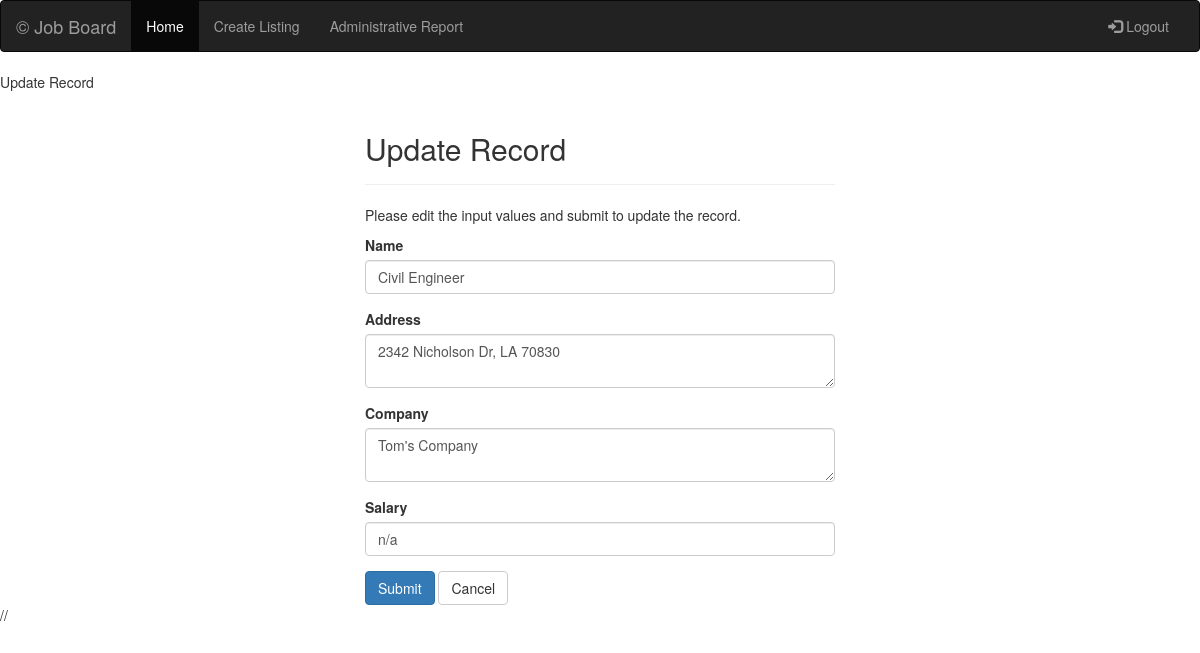
Screenshot of /jobapp/recruiter/update.php?id=17 with the database file from the repository.
### tables this page shows
CREATE TABLE `Job_Opening` (
  `id` int(11) NOT NULL,
  `name` varchar(100) NOT NULL,
  `address` varchar(100) NOT NULL,
  `company` varchar(100) NOT NULL,
  `salary` varchar(100) NOT NULL,
  `sc_email` varchar(100) NOT NULL,
  `Date` timestamp NULL DEFAULT CURRENT_TIMESTAMP,
  `Field` varchar(20) DEFAULT NULL,
  `State` varchar(2) DEFAULT NULL,
  `Education` varchar(15) NOT NULL
);

### jobapp/recruiter/update.php (the view, shortened to what this page needs)
<?php include 'inc/rheader2.php' ?>
<?php
require_once '../config/app_config.php';
$name = $address = $company = $salary = "";
$name_err = $address_err = $company_err = $salary_err = "";
if(isset($_POST["id"]) && !empty($_POST["id"])){
    $id = $_POST["id"];
    $input_name = trim($_POST["name"]);
    if(empty($input_name)){
        $name_err = "Please enter a name.";
    } elseif(!filter_var($input_name, FILTER_VALIDATE_REGEXP, array("options"=>array("regexp"=>"/^[a-zA-Z\s]+$/")))){
        $name_err = "Please enter a valid name.";
    } else{
        $name = $input_name;
    }
    $input_address = trim($_POST["address"]);
    if(empty($input_address)){
        $address_err = "Please enter the salary amount.";
    } elseif(!ctype_digit($input_address)){
        $address_err = "Please enter a positive integer value.";
    } else{
        $address = $input_address;
    }
   $input_salary = trim($_POST["salary"]);
   if(empty($input_salary)){
       $salary_err = "Please enter the salary amount.";
   } elseif(!ctype_digit($input_salary)){
       $salary_err = "Please enter a positive integer value.";
   } else{
       $salary = $input_salary;
   }
   $input_company = trim($_POST["company"]);
    if(empty($input_company)){
        $company_err = "Please enter a Company name.";
    } else{
        $company = $input_company;
    }
    if(empty($name_err)  && empty($address_err) && empty($salary_err) && empty($company_err)){
        $sql = "UPDATE Job_Opening SET name=?, address=?, company=?, salary=? WHERE id=?";
        if($stmt = mysqli_prepare($link, $sql)){
            mysqli_stmt_bind_param($stmt, "sssi", $param_name,  $param_address, $param_company, $param_salary, $param_id);
            $param_name = $name;
            $param_address = $address;
            $param_company = $company;
            $param_salary = $salary;
            $param_id = $id;
            if(mysqli_stmt_execute($stmt)){
                header("location: ind.php");
                exit();
            } else{
                echo "Something went wrong. Please try again later.";
            }
        }
        mysqli_stmt_close($stmt);
    }
    mysqli_close($link);
} else{
    if(isset($_GET["id"]) && !empty(trim($_GET["id"]))){
        $sql = "SELECT * FROM Job_Opening WHERE id = ?";
        if($stmt = mysqli_prepare($link, $sql)){
            mysqli_stmt_bind_param($stmt, "i", $param_id);
            if(mysqli_stmt_execute($stmt)){
                $result = mysqli_stmt_get_result($stmt);
                if(mysqli_num_rows($result) == 1){
                    $row = mysqli_fetch_array($result, MYSQLI_ASSOC);
                    $name = $row["name"];
                    $address = $row["address"];
                    $company = $row["company"];
                    $salary = $row["salary"];
                } else{
                    header("location: error.php");
                    exit();
                }
            } else{
                echo "Oops! Something went wrong. Please try again later.";
            }
        }
    }  else{
        header("location: error.php");
        exit();
    }
}
?>
<!DOCTYPE html>
<html lang="en">
<head>
    <name>Update Record</name>
    <link rel="stylesheet" href="https://maxcdn.bootstrapcdn.com/bootstrap/3.3.7/css/bootstrap.css">
</head>
<body>
    <div class="wrapper">
        <div class="container-fluid">
            <div class="row">
                <div class="col-md-12">
                    <div class="page-header">
                        <h2>Update Record</h2>
                    </div>
                    <p>Please edit the input values and submit to update the record.</p>
                                        <form action="<?php echo htmlspecialchars($_SERVER["PHP_SELF"]); ?>" method="post">
                                            <div class="form-group <?php echo (!empty($name_err)) ? 'has-error' : ''; ?>">
                                                <label>Name</label>
                                                <input type="text" name="name" class="form-control" value="<?php echo $name; ?>">
                                            </div>
                                            <div class="form-group <?php echo (!empty($address_err)) ? 'has-error' : ''; ?>">
                                                <label>Address</label>
                                                <textarea name="address" class="form-control"><?php echo $address; ?></textarea>
                                            </div>
                                            <div class="form-group <?php echo (!empty($company_err)) ? 'has-error' : ''; ?>">
                                                <label>Company</label>
                                                <textarea name="company" class="form-control"><?php echo $company; ?></textarea>
                                            </div>
                                            <div class="form-group <?php echo (!empty($salary_err)) ? 'has-error' : ''; ?>">
                                                <label>Salary</label>
                                                <input type="text" name="salary" class="form-control" value="<?php echo $salary; ?>">
                                            </div>
                        <input type="submit" class="btn btn-primary" value="Submit">
                        <a href="ind.php" class="btn btn-default">Cancel</a>
                    </form>
                </div>
            </div>
        </div>
    </div>
</body>
</html>

### jobapp/recruiter/update.php (style rules this page uses)
.wrapper { width: 500px; margin: 0 auto; }

### rows the page displays
job_opening: name "Civil Engineer", address "2342 Nicholson Dr, LA 70830", company "Tom's Company", salary "n/a"
